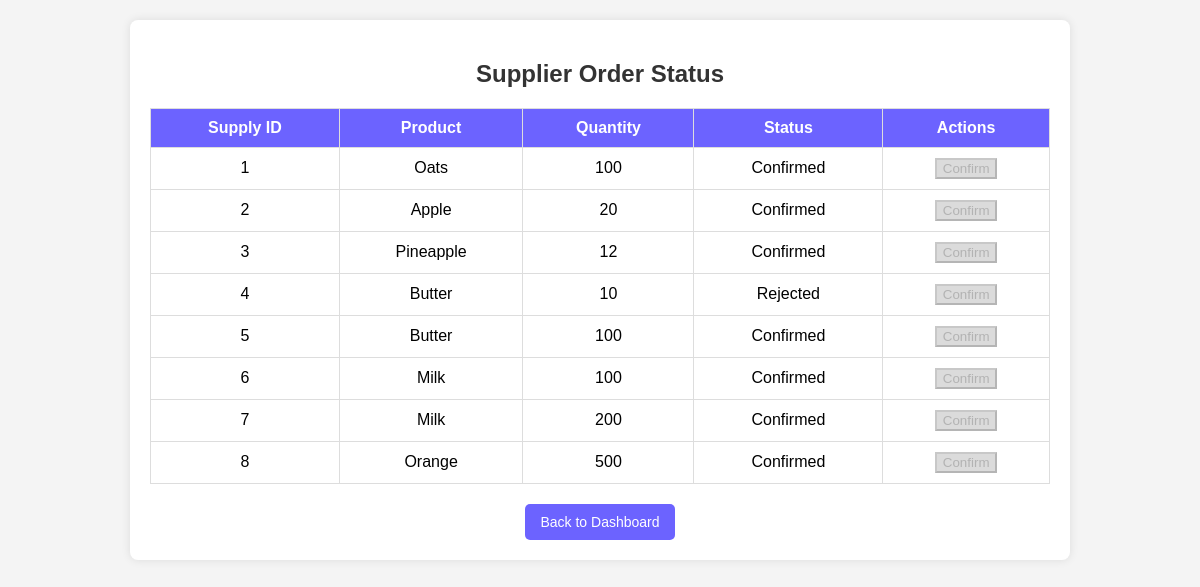
The app's page /admin/supplier_status (signed in) with its own data.
### app/models.py (models this page shows, shortened)
class Supply(db.Model):
    id = db.Column(db.Integer, primary_key=True)
    supplier_id = db.Column(db.Integer, db.ForeignKey('user.id'), nullable=False)  # Supplier
    product_id = db.Column(db.Integer, db.ForeignKey('inventory.id'), nullable=False)  # Purchased product
    quantity = db.Column(db.Integer, nullable=False)  # Quantity purchased
    cost_price = db.Column(db.Float, nullable=False)  # Purchase price per unit
    total_cost = db.Column(db.Float, nullable=False)  # Total cost of purchase
    purchase_date = db.Column(db.DateTime, default=datetime.utcnow, nullable=False)  # Timestamp
    status = db.Column(db.String(20), default='Pending')  # Add status field
    supplier = db.relationship('User', backref='supplies')
    product = db.relationship('Inventory', backref='supplies')

class Inventory(db.Model):
    id = db.Column(db.Integer, primary_key=True, autoincrement=True)
    product_id = db.Column(db.String(50), unique=True, nullable=False)
    name = db.Column(db.String(100), nullable=False)
    category = db.Column(db.String(50), nullable=False)
    quantity = db.Column(db.Integer, nullable=False)  # Available stock
    price = db.Column(db.Float, nullable=False)
    supplier = db.Column(db.String(100), nullable=False)
    availability = db.Column(db.String(20), nullable=False, default="Available")

### app/routes.py (the view)
@admin_bp.route("/supplier_status")
@login_required
def supplier_status():
    supplies = Supply.query.all()  # Fetch all supply orders
    return render_template("admin/supplier_status.html", supplies=supplies)

### app/__init__.py (called while the page is built)
def create_app():
    app = Flask(__name__, static_folder='static', template_folder='templates')
    try:
        app.config.from_object(Config)
    except Exception as e:
        app.logger.error(f"Error loading configuration: {e}")
    db.init_app(app)
    login_manager.init_app(app)
    migrate.init_app(app, db)
    login_manager.login_view = "main.login"
    login_manager.login_message_category = "info"
    from app.routes import main_bp, admin_bp, staff_bp
    app.register_blueprint(main_bp)
    app.register_blueprint(admin_bp, url_prefix='/admin')  # ✅ Admin routes
    app.register_blueprint(staff_bp, url_prefix='/staff')  # ✅ Staff routes
    @login_manager.user_loader
    def load_user(user_id):
        from app.models import User
        return User.query.get(int(user_id))
    return app

### app/templates/admin/supplier_status.html (shortened to what this page needs)
<!DOCTYPE html>
<html lang="en">
<head>
</head>
<body>
    <div class="container">
        <h2>Supplier Order Status</h2>
        <table>
            <thead>
                <tr>
                    <th>Supply ID</th>
                    <th>Product</th>
                    <th>Quantity</th>
                    <th>Status</th>
                    <th>Actions</th>
                </tr>
            </thead>
            <tbody>
                {% for supply in supplies %}
                <tr>
                    <td>{{ supply.id }}</td>
                    <td>{{ supply.product.name }}</td>
                    <td>{{ supply.quantity }}</td>
                    <td>{{ supply.status }}</td>
                    <td>
                        {% if supply.status == "Approved" %}
                        <form action="{{ url_for('admin.confirm_order', supply_id=supply.id) }}" method="post" style="display:inline;">
                            <button type="submit" class="confirm-btn" onclick="confirmAction(event, {{ supply.id }})">Confirm</button>
                        </form>
                    {% else %}
                        <button class="disabled-btn" disabled>Confirm</button>
                    {% endif %}
                    </td>
                </tr>
                {% else %}
                <tr>
                    <td colspan="5">No supplies found.</td>
                </tr>
                {% endfor %}
            </tbody>
        </table>
        <a href="{{ url_for('admin.admin_dashboard') }}" class="back-btn">Back to Dashboard</a>
    </div>
</body>
</html>

### app/templates/admin/supplier_status.html (style rules this page uses)
body { font-family: Arial, sans-serif; background: #f4f4f4; text-align: center; margin: 0; padding: 20px; }
.container { max-width: 900px; margin: auto; background: white; padding: 20px; border-radius: 8px; box-shadow: 0 0 10px rgba(0, 0, 0, 0.1); }
h2 { color: #333; }
table { width: 100%; border-collapse: collapse; margin-top: 20px; }
table, th, td { border: 1px solid #ddd; }
th, td { padding: 10px; text-align: center; }
th { background: #6C63FF; color: white; }
.disabled-btn { background: #ccc; cursor: not-allowed; opacity: 0.7; }
.back-btn { display: inline-block; margin-top: 20px; text-decoration: none; padding: 10px 15px; background:#6C63FF; color: white; border-radius: 5px; font-size: 14px; }

### records on screen
Supply: id "1", product.name "Oats", quantity "100", status "Confirmed"
Supply: id "2", product.name "Apple", quantity "20", status "Confirmed"
Supply: id "3", product.name "Pineapple", quantity "12", status "Confirmed"
Supply: id "4", product.name "Butter", quantity "10", status "Rejected", shows "Confirm"
Supply: id "5", product.name "Butter", quantity "100", status "Confirmed"
Supply: id "6", product.name "Milk", quantity "100", status "Confirmed"
Supply: id "7", product.name "Milk", quantity "200", status "Confirmed"
Supply: id "8", product.name "Orange", quantity "500", status "Confirmed"
